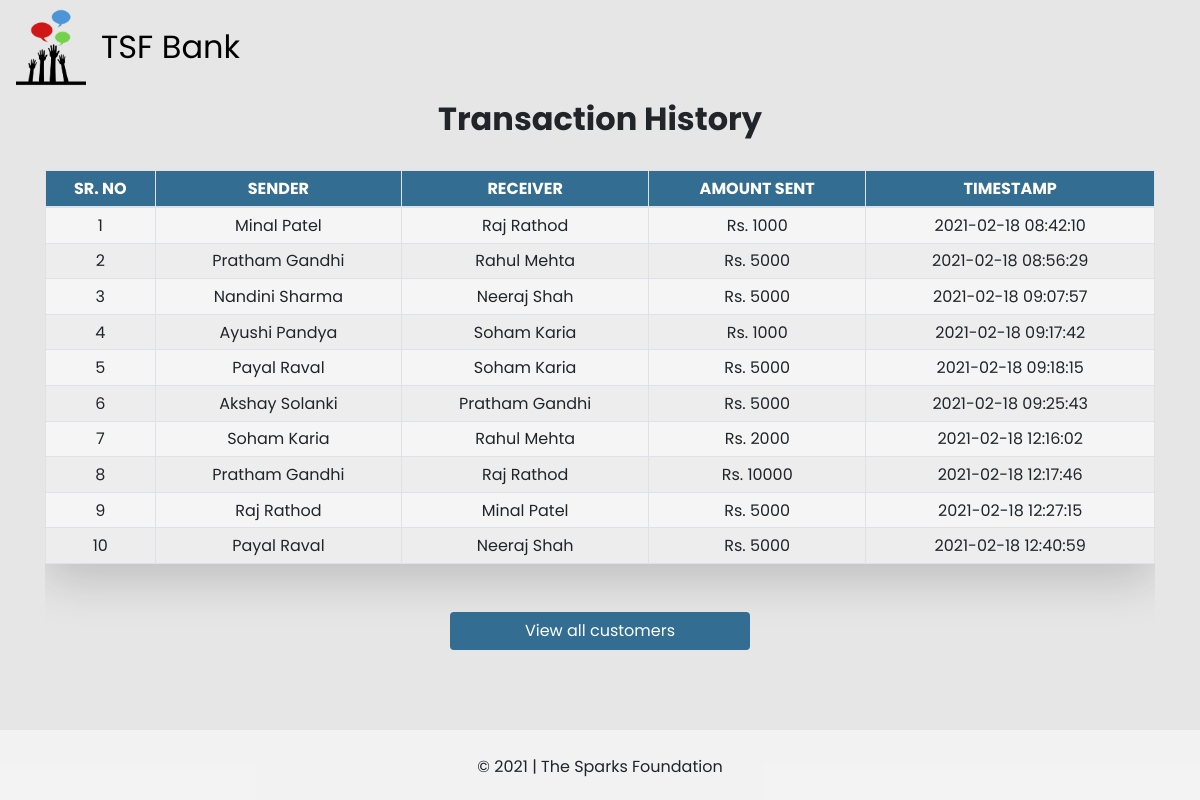
/transaction_history.php, run on the app's committed database.
### tables this page shows
CREATE TABLE `transfer` (
  `Sr. No` int(11) NOT NULL,
  `Sender` varchar(50) NOT NULL,
  `Receiver` varchar(50) NOT NULL,
  `Amount` bigint(20) NOT NULL,
  `Timestamp` timestamp NOT NULL DEFAULT current_timestamp() ON UPDATE current_timestamp()
);

### transaction_history.php (the view, shortened to what this page needs)
<html>
<head>
    <?php
        include 'links.php';
    ?>
</head>
<body style="background-color: rgb(230, 230, 230);">
<div class="page-container">
<div class="content-wrap">
    <nav class="navbar navbar-expand-lg" style="height: 100px;">
        <a class="navbar-brand" href="index.php" style="font-size: xx-large; color:black;"><img src="TSF Logo.png">TSF Bank</a>
    </nav>
    <div class="container text-center">
        <h2 style="color: info;"><b>Transaction History</b></h2>
        <br>
        <div class="table-responsive">
            <table class="my-table container table table-bordered text-center table-sm table-hover shadow-lg p-3 mb-5 rounded">
                <thead style="background-color: rgb(51, 110, 146); color: white;">
                    <th>SR. NO</th>
                    <th>SENDER</th>
                    <th>RECEIVER</th>
                    <th>AMOUNT SENT</th>
                    <th>TIMESTAMP</th>
                </thead>
                <?php
                    include 'connection.php';
                    $j = 1;
                    $select = " SELECT * FROM `transfer` ";
                    $query = mysqli_query($conn, $select);
                    while($res = mysqli_fetch_array($query)) {
                ?>
                    <tr>
                        <td><?php echo $j++ ;?></td>
                        <td><?php echo $res['Sender'] ;?></td>
                        <td><?php echo $res['Receiver'];?></td>
                        <td><?php echo "Rs. " . $res['Amount'] ;?></td>
                        <td><?php echo $res['Timestamp'] ;?></td>
                    </tr>
                <?php
                    }
                ?>
            </table>
            <a href="view_customers.php" class="btn" style="background-color: rgb(51, 110, 146); color: white; width: 300px;">View all customers</a>
            <br><br>
        </div>
    </div>
    <br>
    <div class="text-center footer">
        &copy; 2021 | The Sparks Foundation
    </div>
</div>
</div>
</body>
</html>

### links.php (shortened to what this page needs)
<link href="Style.css" type="text/css" rel="stylesheet">
<link rel="stylesheet" href="https://cdn.jsdelivr.net/npm/bootstrap@4.5.3/dist/css/bootstrap.min.css">
<link href="https://stackpath.bootstrapcdn.com/font-awesome/4.7.0/css/font-awesome.min.css" rel="stylesheet">

### Style.css (style rules this page uses)
body, html { height: 100%; min-height: 100%; font-family: 'Poppins', sans-serif !important; padding-bottom: 60px; }
nav img { margin-right: 15px; width: 70px; }
nav { font-family: 'Poppins', sans-serif; }
.page-container { min-height: 100vh; position: relative; }
.content-wrap { padding-bottom: 5%; }
table { color: rgb(80, 80, 80); background-color: rgb(245, 245, 245); }
.my-table tr:nth-child(even) { background-color: rgb(238, 237, 237); }
td { vertical-align: middle; }
.footer { position: absolute; vertical-align: middle; bottom: 0; width: 100%; height: 70px; padding: 25px; background-color: rgba(255, 255, 255, 0.5); }

### data on the page
transfer: Sender "Minal Patel", Receiver "Raj Rathod", Amount "1000", Timestamp "2021-02-18 08:42:10"
transfer: Sender "Pratham Gandhi", Receiver "Rahul Mehta", Amount "5000", Timestamp "2021-02-18 08:56:29"
transfer: Sender "Nandini Sharma", Receiver "Neeraj Shah", Amount "5000", Timestamp "2021-02-18 09:07:57"
transfer: Sender "Ayushi Pandya", Receiver "Soham Karia", Amount "1000", Timestamp "2021-02-18 09:17:42"
transfer: Sender "Payal Raval", Receiver "Soham Karia", Amount "5000", Timestamp "2021-02-18 09:18:15"
transfer: Sender "Akshay Solanki", Receiver "Pratham Gandhi", Amount "5000", Timestamp "2021-02-18 09:25:43"
transfer: Sender "Soham Karia", Receiver "Rahul Mehta", Amount "2000", Timestamp "2021-02-18 12:16:02"
transfer: Sender "Pratham Gandhi", Receiver "Raj Rathod", Amount "10000", Timestamp "2021-02-18 12:17:46"
transfer: Sender "Raj Rathod", Receiver "Minal Patel", Amount "5000", Timestamp "2021-02-18 12:27:15"
transfer: Sender "Payal Raval", Receiver "Neeraj Shah", Amount "5000", Timestamp "2021-02-18 12:40:59"
